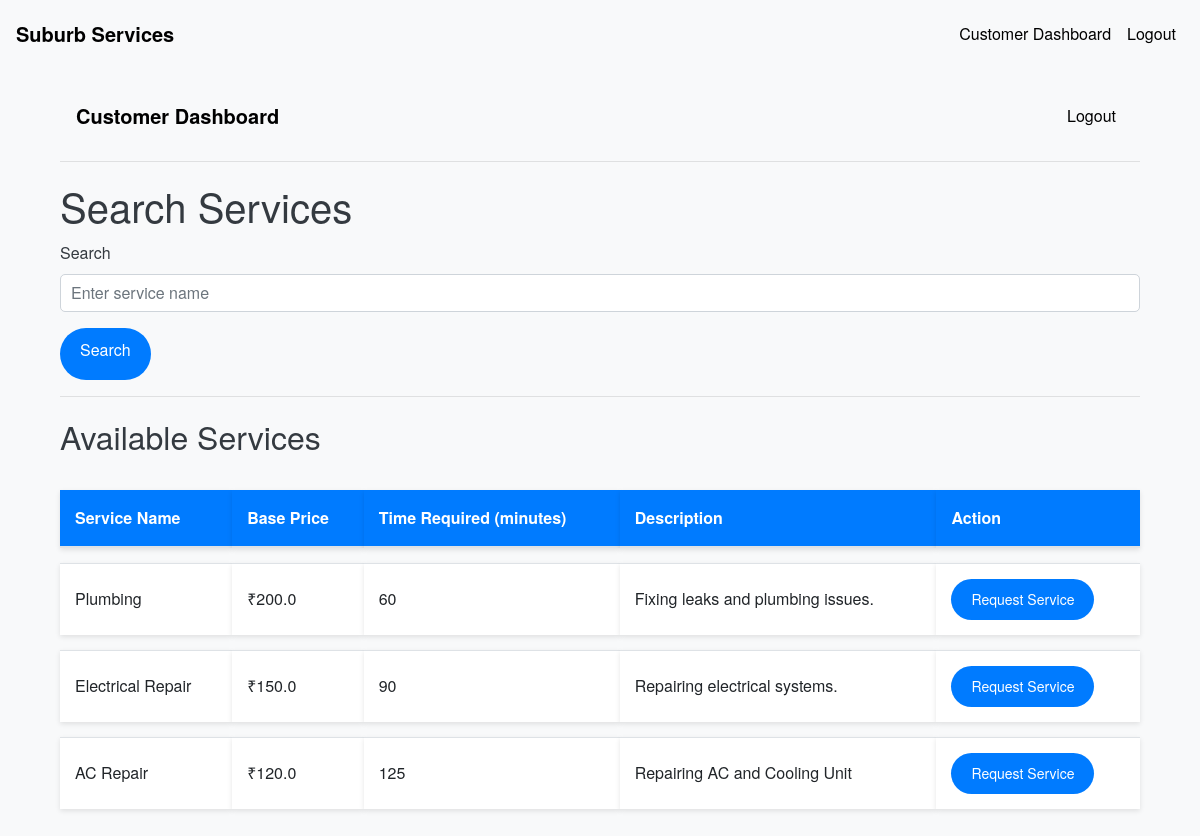
Before: /customer/search_service (signed in) with the older database file.
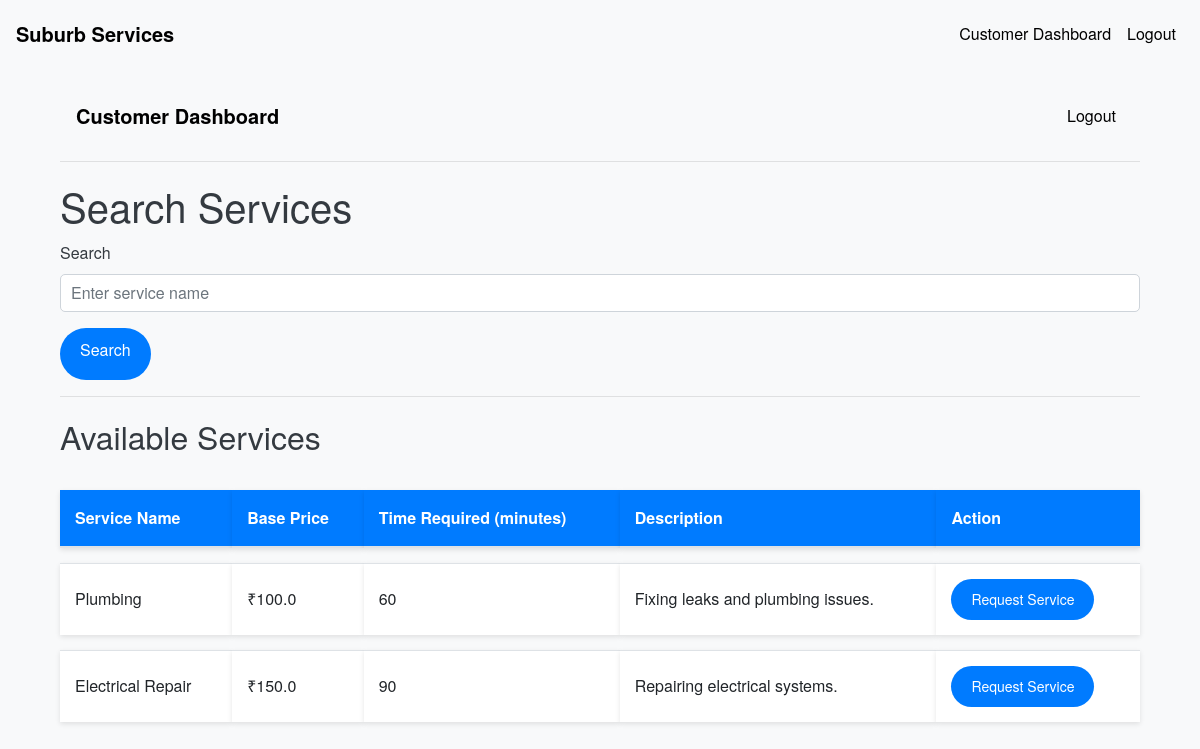
After: the same page with the newer database file.
### models.py (models this page shows, shortened)
class Service(db.Model):
    __tablename__ = 'services'
    id = db.Column(db.Integer, nullable =False, primary_key=True)
    name = db.Column(db.String(100), nullable=False)
    base_price = db.Column(db.Float, nullable=False)
    time_required = db.Column(db.Integer, nullable=False)
    description = db.Column(db.Text)

### routes.py (the view)
@app.route('/customer/search_service', methods=['GET', 'POST'])
@login_required
def search_services():
    if current_user.role != 'customer':
        flash('Access denied.')
        return redirect(url_for('index'))
    form = SearchForm()
    services = Service.query.all()
    if form.validate_on_submit():
        search_term = form.search_term.data
        services = Service.query.filter(Service.name.ilike(f'%{search_term}%')).all()
    return render_template('search_services.html', services=services, form=form)

### forms.py
class SearchForm(FlaskForm):
    search_term = StringField('Search', validators=[DataRequired()])
    submit = SubmitField('Search')

### app.py (called while the page is built)
@login_manager.user_loader
def load_user(user_id):
    return User.query.get(int(user_id))

### templates/search_services.html (shortened to what this page needs)
{% extends 'base.html' %}
{% block content %}
<div class="container mt-4">
    <nav class="navbar navbar-expand-lg navbar-light bg-light">
        <a class="navbar-brand" href="{{ url_for('customer_dashboard') }}">Customer Dashboard</a>
        <div class="collapse navbar-collapse" id="navbarNav">
            <ul class="navbar-nav ml-auto">
                <li class="nav-item">
                    <a class="nav-link" href="{{ url_for('logout') }}">Logout</a>
                </li>
            </ul>
        </div>
    </nav>
    <hr>
    <h1>Search Services</h1>
    <form method="POST">
        <div class="form-group">
            {{ form.search_term.label }}
            {{ form.search_term(class="form-control", placeholder="Enter service name") }}
        </div>
        <button type="submit" class="btn btn-primary">{{ form.submit.label }}</button>
    </form>
    <hr>
    <h2>Available Services</h2>
    {% if services %}
    <table class="table table-striped">
        <thead>
            <tr>
                <th>Service Name</th>
                <th>Base Price</th>
                <th>Time Required (minutes)</th>
                <th>Description</th>
                <th>Action</th>
            </tr>
        </thead>
        <tbody>
            {% for service in services %}
            <tr>
                <td>{{ service.name }}</td>
                <td>₹{{ service.base_price }}</td>
                <td>{{ service.time_required }}</td>
                <td>{{ service.description }}</td>
                <td>
                    <a href="{{ url_for('request_service', service_id=service.id) }}" class="btn btn-sm btn-primary">Request Service</a>
                </td>
            </tr>
            {% endfor %}
        </tbody>
    </table>
    {% else %}
    <p>No services found.</p>
    {% endif %}
</div>
{% endblock %}

Changed rows visible on the page:
removed Service: name "AC Repair", base_price "120.0", time_required "125", description "Repairing AC and Cooling Unit"
changed Service "Plumbing": base_price "200.0" → "100.0"
